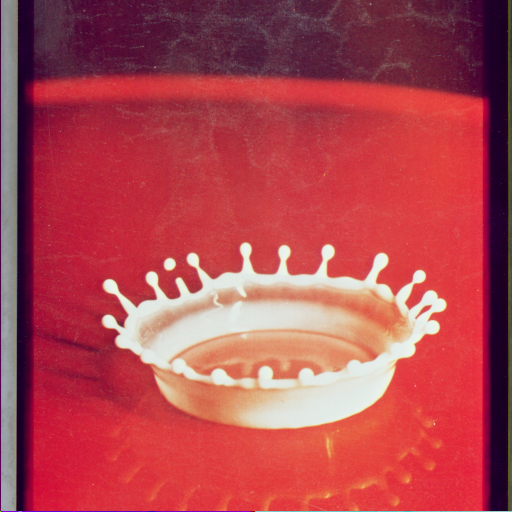
#> input picture Data Set of Images/4.2.01.tiff, 512 x 512 px, found by its file name
$ python '4. Arithmatic Operations on Images mult and div.py'
#> lines starting #> are read from the running program, lines starting #| are printed output that depends on the picture
import cv2
import matplotlib.pyplot as plt

def main():

    path = "C:\\Users\\Srikanth\\Desktop\\Python\\Opencv\\Dataset\\"

    img_path1 = path + "4.2.01.tiff"
    img_path2 = path + "4.2.03.tiff"

    img1 = cv2.imread(img_path1,1)
#> img1 is the input picture: shape (512, 512, 3); mean B, G, R 79.9, 70.5, 176.3
    img2 = cv2.imread(img_path2,1)
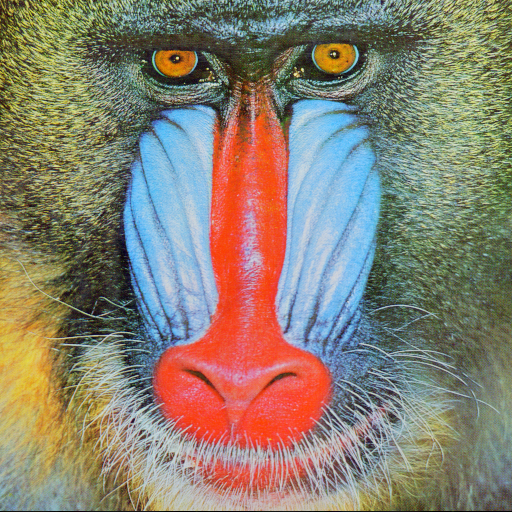
#> input picture Data Set of Images/4.2.03.tiff, 512 x 512 px, found by its file name
#> img2 is the input picture: shape (512, 512, 3); mean B, G, R 113.1, 128.9, 137.4

    img1 = cv2.cvtColor(img1,cv2.COLOR_BGR2RGB)
    img2 = cv2.cvtColor(img2,cv2.COLOR_BGR2RGB)

    mult = img1*img2
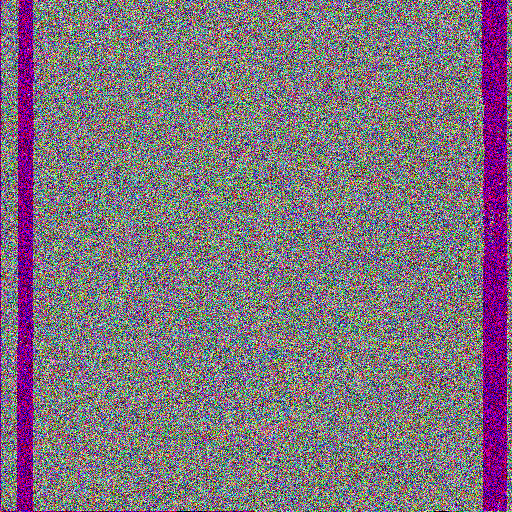
#> mult: shape (512, 512, 3); mean R, G, B 126.3, 116.2, 125.6
    div = img1/img2
#> div: shape (512, 512, 3) float64; 0.02% of the values are NaN or infinite; the others: min 0, max 213, mean 1.12

    title = ['Liquid Drop','madril','addition','Multiplication','Division']
    images = [img1,img2,mult,div]

    for i in range(4):
        plt.subplot(1,4,i+1) #row size 1st argument, column size 2nd argument, 3rd argument is position of image
        plt.imshow(images[i])
        plt.title(title[i])
        plt.xticks([])
        plt.yticks([])

    plt.show()
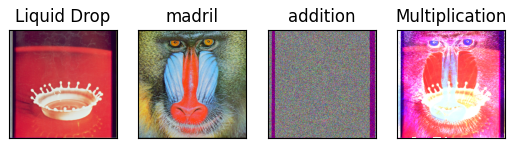
#> figure drawn by matplotlib, 4 panels

if __name__ == "__main__":
    main()
